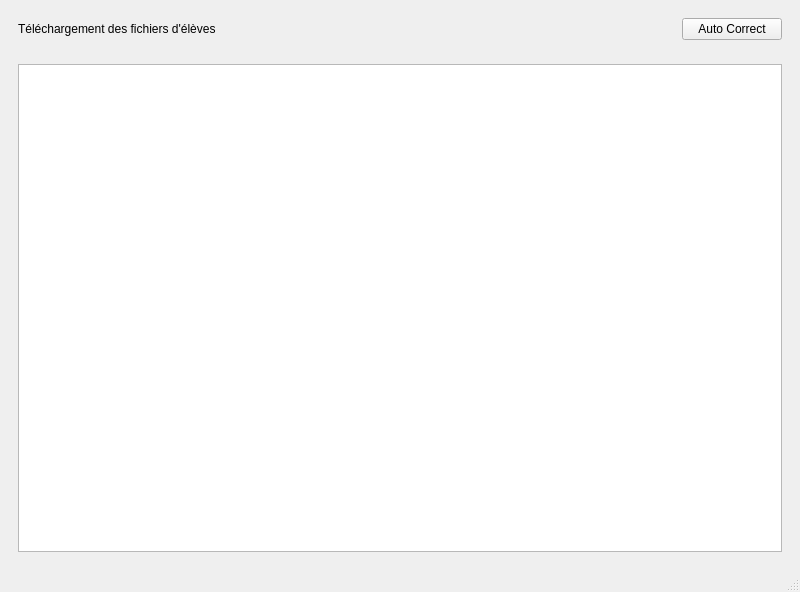
<?xml version="1.0" encoding="UTF-8"?>
<ui version="4.0">
 <class>MainWindow</class>
 <widget class="QMainWindow" name="MainWindow">
  <property name="geometry">
   <rect>
    <x>0</x>
    <y>0</y>
    <width>800</width>
    <height>592</height>
   </rect>
  </property>
  <property name="windowTitle">
   <string>MainWindow</string>
  </property>
  <widget class="QWidget" name="centralwidget">
   <layout class="QVBoxLayout" name="verticalLayout">
    <item>
     <widget class="CardWidget" name="TitleCard">
      <property name="maximumSize">
       <size>
        <width>16777215</width>
        <height>100</height>
       </size>
      </property>
      <layout class="QHBoxLayout" name="horizontalLayout_6">
       <item>
        <widget class="TitleLabel" name="TitleLabel">
         <property name="maximumSize">
          <size>
           <width>16777215</width>
           <height>100</height>
          </size>
         </property>
         <property name="text">
          <string>Téléchargement des fichiers d'élèves</string>
         </property>
        </widget>
       </item>
       <item>
        <widget class="PushButton" name="PushButton">
         <property name="maximumSize">
          <size>
           <width>100</width>
           <height>16777215</height>
          </size>
         </property>
         <property name="text">
          <string>Auto Correct</string>
         </property>
        </widget>
       </item>
      </layout>
     </widget>
    </item>
    <item>
     <widget class="CardWidget" name="CardWidget">
      <layout class="QHBoxLayout" name="horizontalLayout">
       <item>
        <widget class="TableView" name="TableView">
         <property name="showGrid">
          <bool>true</bool>
         </property>
         <property name="sortingEnabled">
          <bool>true</bool>
         </property>
        </widget>
       </item>
      </layout>
     </widget>
    </item>
   </layout>
  </widget>
  <widget class="QMenuBar" name="menubar">
   <property name="geometry">
    <rect>
     <x>0</x>
     <y>0</y>
     <width>800</width>
     <height>21</height>
    </rect>
   </property>
  </widget>
  <widget class="QStatusBar" name="statusbar"/>
 </widget>
 <customwidgets>
  <customwidget>
   <class>PushButton</class>
   <extends>QPushButton</extends>
   <header>qfluentwidgets</header>
  </customwidget>
  <customwidget>
   <class>CardWidget</class>
   <extends>QFrame</extends>
   <header>qfluentwidgets</header>
   <container>1</container>
  </customwidget>
  <customwidget>
   <class>TitleLabel</class>
   <extends>QLabel</extends>
   <header>qfluentwidgets</header>
  </customwidget>
  <customwidget>
   <class>TableView</class>
   <extends>QTableView</extends>
   <header>qfluentwidgets</header>
  </customwidget>
 </customwidgets>
 <resources/>
 <connections/>
</ui>
